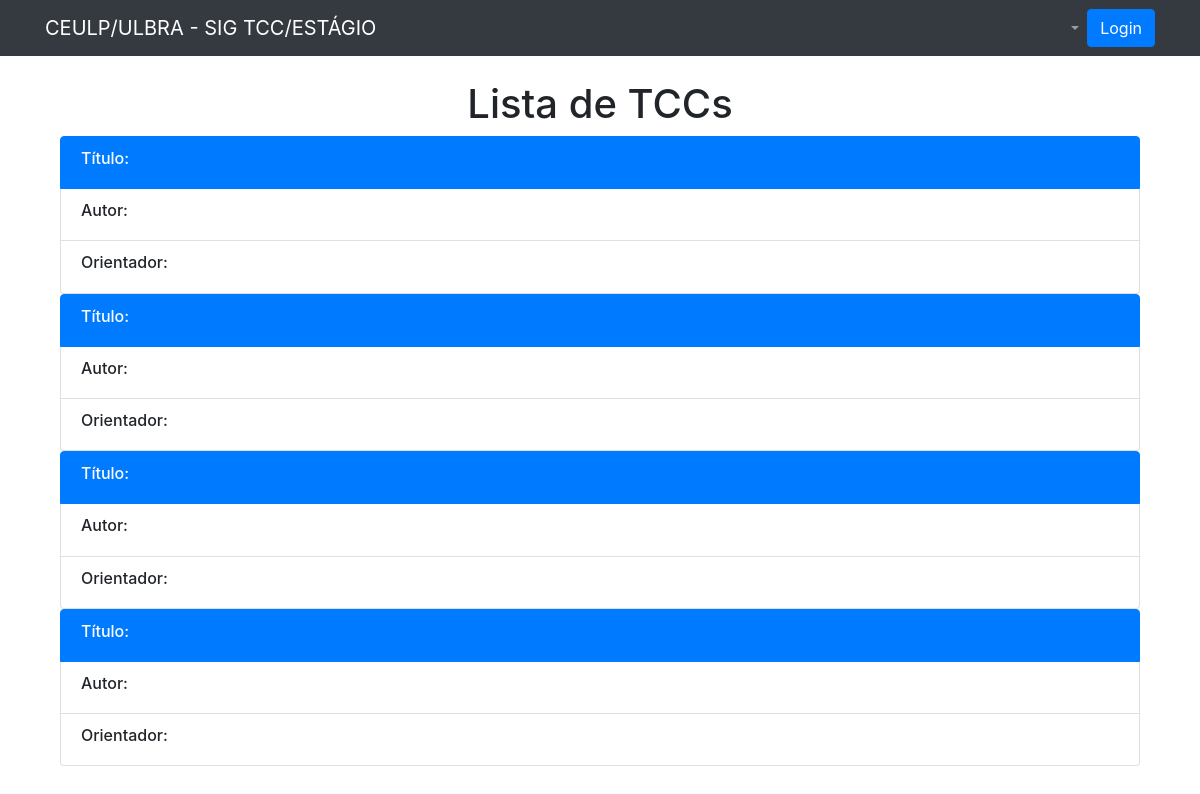
/disciplina/tcc/, run on an earlier commit of the app's database.
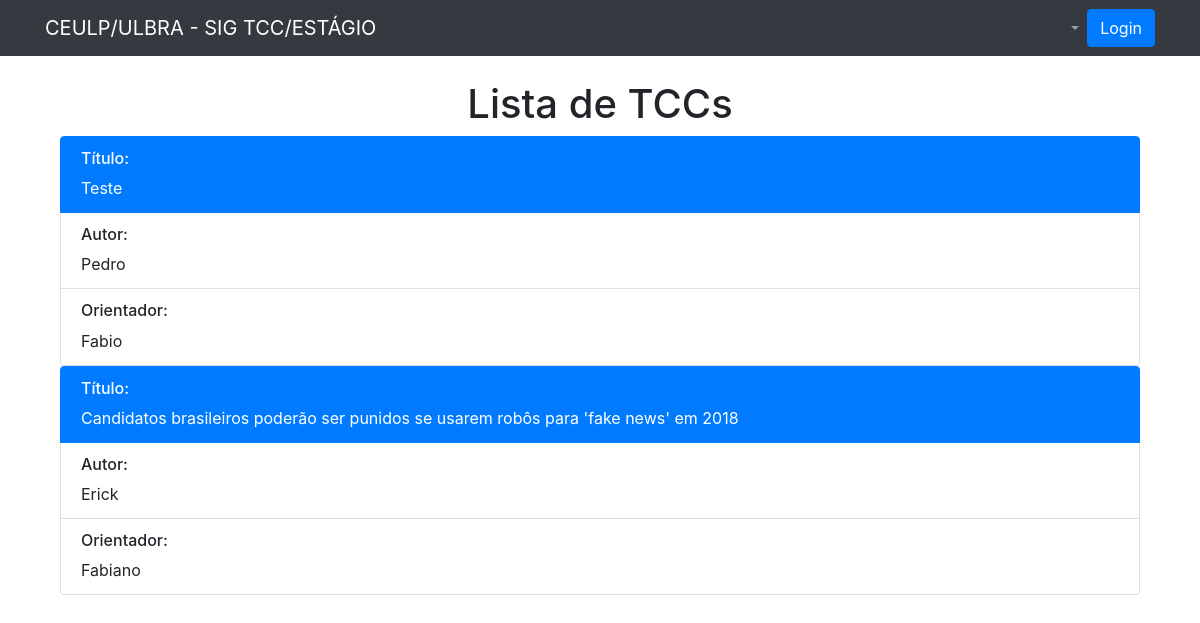
And on a later commit of the database.
### disciplina/models.py (models this page shows, shortened)
class Projeto(models.Model):
    class Meta:
        verbose_name = 'Projeto'
        verbose_name_plural = 'Projetos'
    tcc = 1
    estagio = 2
    choices = (
        (tcc, ('TCC')),
        (estagio, ('ESTÁGIO'))
    )
    identificador = models.IntegerField(max_length=200, null=True, choices=choices, default=tcc)
    periodo = models.CharField(max_length=200, null=True, blank=True)
    data = models.DateField(null=True, blank=True)
    titulo = models.CharField(max_length=500,  blank=True)
    vinculo = models.OneToOneField(OrientadorAcademico, on_delete=models.CASCADE, null=False, blank=False)
    professoresBanca = models.ManyToManyField(Professor, null=True, blank=True)
    notaFinal = models.CharField(max_length=10, null=True, blank=True)

class OrientadorAcademico(models.Model):
    class Meta:
        verbose_name= 'OrientadorAcademico'
        verbose_name_plural ='OrientadorAcademico'
    status = models.CharField(null=True, max_length=200)
    professor = models.ForeignKey(Professor,  on_delete=models.SET_NULL, null=True)
    aluno = models.OneToOneField(Aluno, on_delete=models.SET_NULL, null=True, blank=True)

class Aluno(models.Model):
    class Meta:
        verbose_name = 'Aluno'
        verbose_name_plural = 'Alunos'
    aluno = models.OneToOneField(Pessoa, on_delete=models.SET_NULL, null=True)
    cgu = models.IntegerField(max_length=32, null=True, blank=True)

class Pessoa(models.Model):
    class Meta:
        verbose_name = 'Pessoa'
        verbose_name_plural = 'Pessoas'
    nome = models.CharField(max_length=255)
    data_de_nascimento = models.DateField(null=True, blank=True)
    rg = models.CharField(max_length=32, blank=True, null=True, verbose_name='RG')
    cpf = models.CharField(max_length=14, null=True, blank=True, verbose_name='CPF')
    endereco = models.CharField(max_length=255, null=True, blank=True, verbose_name='Endereço')
    cidade = models.CharField(max_length=128, null=True, blank=True)
    cep = models.CharField(max_length=10, null=True, blank=True, verbose_name='CEP')
    bairro = models.CharField(max_length=128, null=True, blank=True)
    email = models.EmailField(null=True, blank=True, verbose_name='E-mail')
    telefone_residencial = models.CharField(max_length=32, null=True, blank=True)
    telefone_celular = models.CharField(max_length=32, null=True, blank=True)

class Professor(models.Model):
    class Meta:
        verbose_name = 'Professor'
        verbose_name_plural = 'Professores'
    professor = models.OneToOneField(Pessoa, on_delete=models.CASCADE, null=True)
    matricula_funcional = models.IntegerField(max_length=32, null=True, blank=True)

### disciplina/views.py (the view)
# urls.py: path('tcc/', views.tcc, name='vw_tcc'),
def tcc(request):
    tccs = Projeto.objects.filter(identificador=1)
    return render(request, 'vw_tccs.html', {'tccs': tccs})

### templates/vw_tccs.html (shortened to what this page needs)
{% extends 'base.html' %}
{% block main %}
    <h1>Lista de TCCs</h1>
    {% for tcc in tccs %}
        <div class="container">
        <ul class="list-group">
          <li class="list-group-item active"><h6>Título:</h6> {{ tcc.titulo }}</li>
          <li class="list-group-item"><h6> Autor:</h6> {{ tcc.vinculo.aluno.aluno.nome }} </li>
          <li class="list-group-item"><h6>Orientador: </h6> {{ tcc.vinculo.professor.professor.nome }} </li>
        </ul>
        </div>
    {% endfor %}
{% endblock %}

### templates/base.html (shortened to what this page needs)
{% load static %}
<!DOCTYPE html>
<html lang="en">
<head>
    <link rel="stylesheet" href="https://stackpath.bootstrapcdn.com/bootstrap/4.1.3/css/bootstrap.min.css">
    <link rel="stylesheet" type="text/css" href="{% static 'style.css' %}">
</head>
<body>
<nav class="navbar navbar-expand-md navbar-dark fixed-top bg-dark">
            <div class="container">
                <a class="navbar-brand" href="{% url 'home' %}">CEULP/ULBRA - SIG TCC/ESTÁGIO</a>
                <div class="collapse navbar-collapse" id="navbarsExampleDefault">
                    <ul class="navbar-nav navbar-right">
                        <li class="nav-item dropdown">
                            <a class="nav-link dropdown-toggle" href="#" id="dropdown01" data-toggle="dropdown" aria-haspopup="true" aria-expanded="false">
                            </a>
                        </li>
                    </ul>
                </div>
                <a href="#" class="btn btn-primary right">Login</a>
            </div>
        </nav>
    <div class="container" style="padding-top: 80px">
        {% block main %}
        {% endblock %}
    </div>
</body>
</html>

### statics/style.css (style rules this page uses)
h1 { text-align: center; }
a { align-items: center; }

What changed in the data, as far as the page shows it:
added Projeto: titulo "Teste", vinculo.aluno.aluno.nome "Pedro", vinculo.professor.professor.nome "Fabio"
added Projeto: titulo "Candidatos brasileiros poderão ser punidos se usarem robôs para 'fake news' em 2018", vinculo.aluno.aluno.nome "Erick", vinculo.professor.professor.nome "Fabiano"
